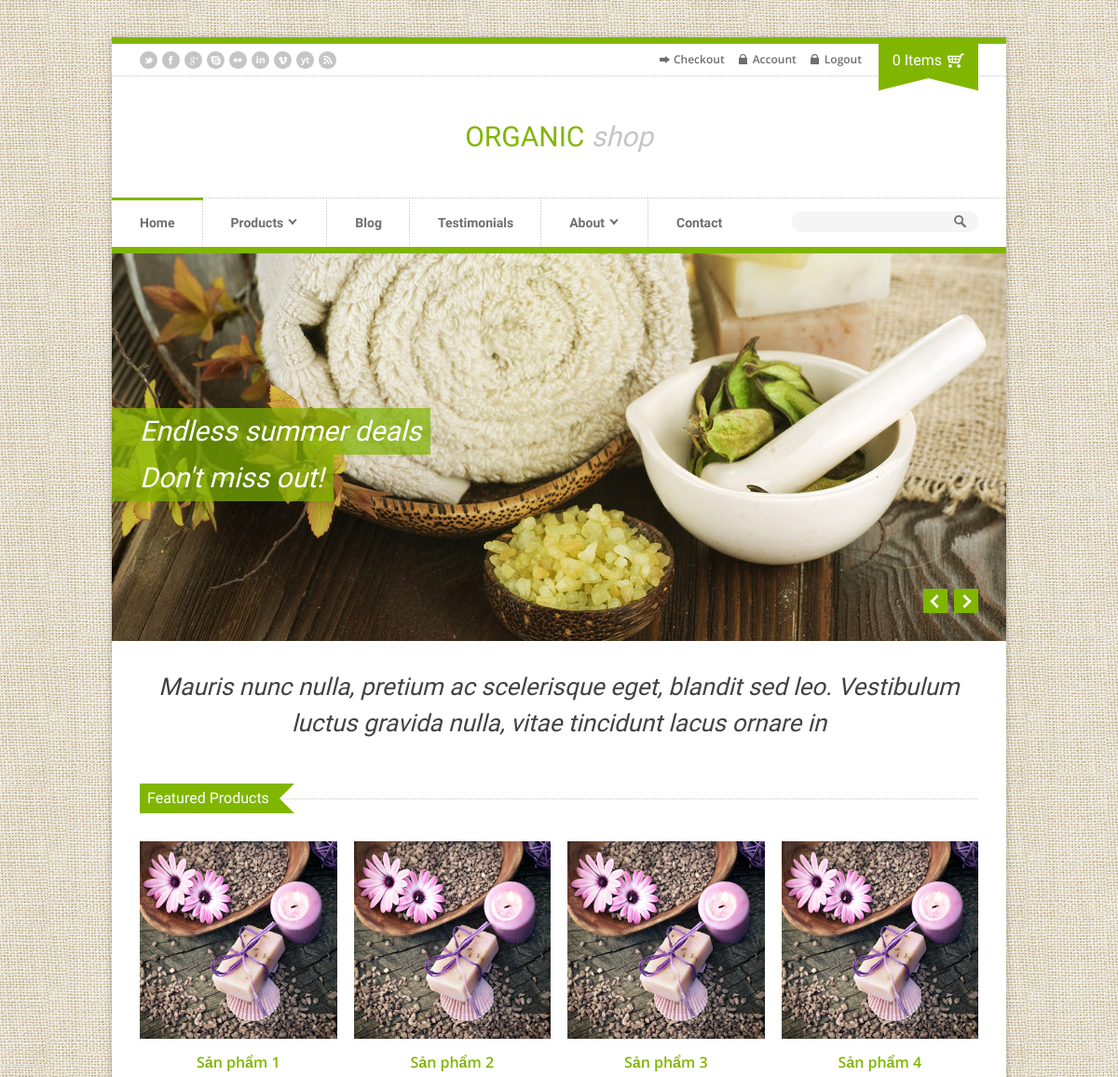
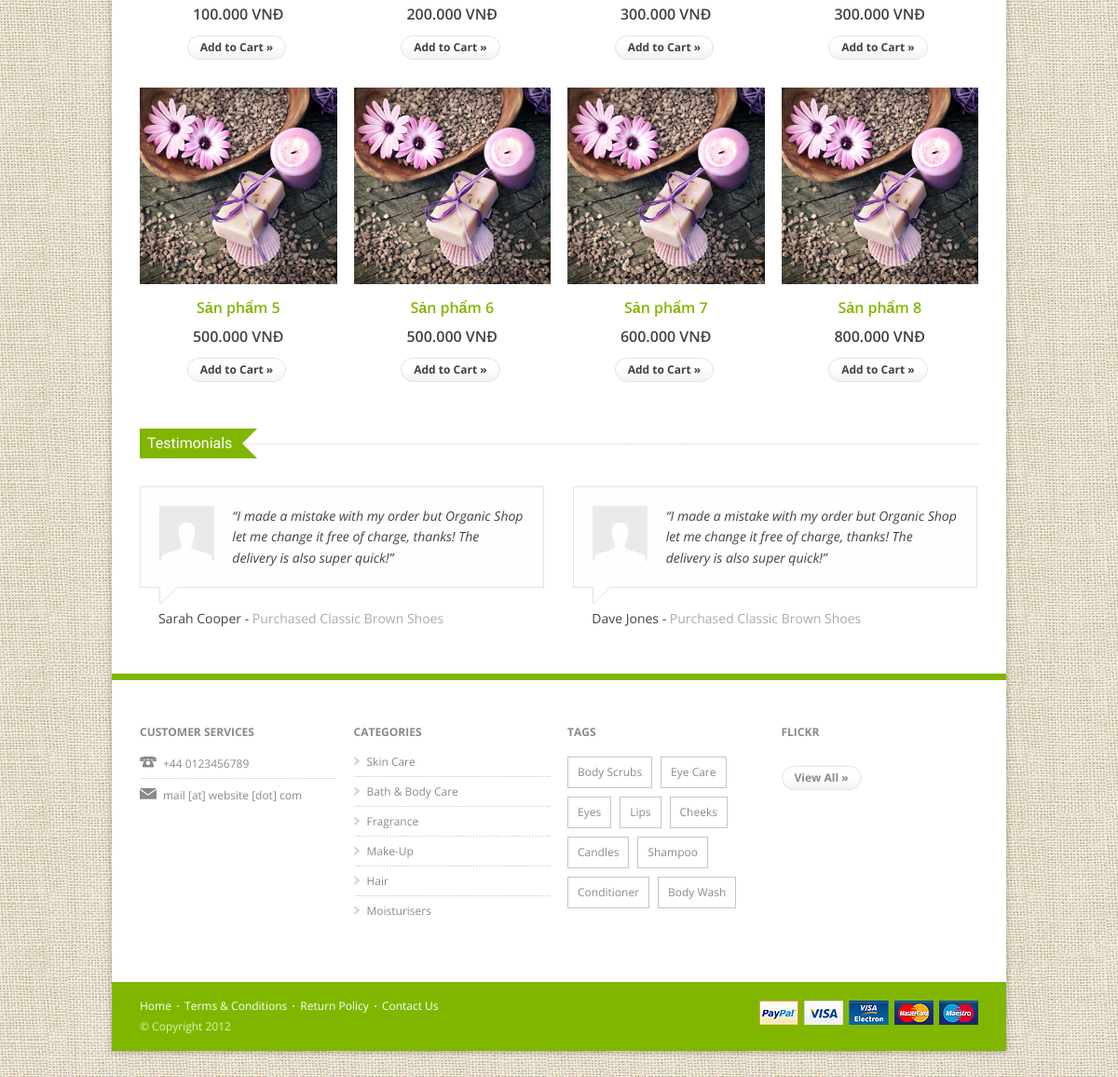
The page / (signed in) on the database its author committed (2 pictures, top to bottom).
### tables this page shows
CREATE TABLE IF NOT EXISTS `products` (
  `prod_id` int(10) NOT NULL AUTO_INCREMENT,
  `prod_name` varchar(50) NOT NULL,
  `prod_cateid` int(10) NOT NULL,
  `prod_description` text NOT NULL,
  `prod_images` text NOT NULL,
  `prod_price` varchar(20) NOT NULL,
  `prod_features` text NOT NULL,
  `prod_specs` text NOT NULL,
  `prod_delivery` text NOT NULL,
  PRIMARY KEY (`prod_id`)
);

### libraries/mysql/query.php (called while the page is built, shortened)
<?php
    function selects($sql)
    {
        global $db;
        $obj = $db->prepare($sql);
        $obj -> execute();
        $obj = $obj -> fetchAll(PDO::FETCH_OBJ);
        return $obj;
    }

### modules/products/models/model.php (called while the page is built, shortened)
<?php
    function get_all_products()
    {
        return selects("SELECT * FROM `products`");
    }

### config.php (called while the page is built, shortened)
<?php
    $currency = "VNĐ";

### modules/index/views/index.php (the view)
<?php require 'templates/header.php' ?>
		<?php require 'templates/slider.php' ?>
		<?php require 'templates/intro.php' ?>
		<div class="section-mini2">
			<div class="tag-title-wrap clearfix">
				<h4 class="tag-title">Featured Products</h4>
			</div>
			<ul class="columns-4 clearfix">
                <?php foreach(get_all_products() as $obj){ $link_detail = '?module=products&action=detail&id='.$obj->prod_id; ?>
				<li class="col4">
					<a href="<?php echo $link_detail ?>"><img src="<?php $obj->prod_images = explode('|',$obj->prod_images);echo $obj->prod_images[0] ?>" alt="" class="full-image product-image" /></a>
					<p class="product-title"><a href="<?php echo $link_detail ?>"><?php echo $obj->prod_name ?></a></p>
					<p class="product-price"><?php echo number_format($obj->prod_price,0,',','.').' '.$currency ?></p>
					<p class="product-button clearfix"><a href="?module=cart&action=add&id=<?php echo $obj->prod_id; ?>" class="button2">Add to Cart &raquo;</a></p>
				</li>
                <?php } ?>
			</ul>
		</div>
		<?php require 'templates/testimonials.php' ?>
<?php require 'templates/footer.php' ?>

### templates/asset/style.css (style rules this page uses)
html, body, div, span, applet, object, iframe, h1, h2, h3, h4, h5, h6, p, blockquote, pre, a, abbr, acronym, address, big, cite, code, del, dfn, em, img, ins, kbd, q, s, samp, small, strike, sub, sup, tt, var, b, u, i, center, dl, dt, dd, ol, ul, li, fieldset, form, label, legend, table, caption, tbody, tfoot, thead, tr, th, td, article, aside, canvas, details, embed, figure, figcaption, footer, header, hgroup, menu, nav, output, ruby, section, summary, time, mark, audio, video { margin: 0; padding: 0; border: 0; font-size: 100%; font: inherit; vertical-align: baseline; }
body { line-height: 1; }
ol, ul { list-style: none; }
.clearfix { zoom: 1; }
.clearfix:before, .clearfix:after { content: ""; display: table; }
.clearfix:after { clear: both; }
body { background: url(images/bg.jpg) fixed; font-family: 'Open Sans', sans-serif; color: #424242; }
a { text-decoration: none; -webkit-transition: all 0.3s ease-in-out; -moz-transition: all 0.3s ease-in-out; -o-transition: all 0.3s ease-in-out; -ms-transition: all 0.3s ease-in-out; transition: all 0.3s ease-in-out; }
.section-mini2 { padding: 0 30px 20px 30px; }
h1, h2, h3, h4, h5, h6 { font-family: 'Cardo', serif; }
h4 { font-size: 16px; margin: 0 0 15px 0; }
p { font-size: 14px; }
.tag-title-wrap { background: url(images/darkdots.png) #fff repeat-x center; margin: 0 0 30px 0; }
.tag-title { font-size: 16px; color: #fff; float: left; text-transform: capitalize; padding: 8px 10px 8px 8px; position: relative; z-index: 100; margin: 0; line-height: 100%; }
.tag-title:before { content: ''; position: absolute; width: 1px; height: 0px; right: -17px; top: 0px; border-width: 16px 16px; border-style: solid; z-index: 10; }
.product-title, .product-price { text-align: center; font-weight: 600; }
.product-title, .product-price { font-size: 16px; }
.product-image, .product-title, .product-price { margin: 0 0 15px 0; }
.product-button { width: 110px; margin: 0 auto 30px auto !important; }
.button2 { font-size: 12px; font-weight: bold; color: #424242; padding: 6px 13px 6px 13px; line-height: 1 !important; background: url(images/btn-bg1.png) #fff repeat-x center bottom; border: 1px solid; border-radius: 30px; float: left; text-decoration: none; border-color: #e3e3e3; }
.columns-4 { margin: 0 !important; }
.columns-4 li.col4 { float: left; width: 23.5%; margin: 0 2% 0 0; list-style: none; border: none; }
.columns-4 li.col4:nth-child(4n) { margin: 0; }
.columns-4 li.col4 .full-image { width: 100%; }

### templates/asset/css/colours/green.css (style rules this page uses)
a, a:hover,.topbar-right ul li a:hover, .accordion h4.ui-state-active, .toggle .active, .widget .latest-posts-list li a { color: #80b600; }
.plus, .minus, .button1, .blog-title .comment-count, .blog-title-single .comment-count, #footer-bottom, .tag-title { background: #80b600; }
.tag-title:before { border-color: #80b600 transparent #80b600 transparent; }

### rows shown on the page
products: prod_name "Sản phẩm 1", prod_price "100.000"
products: prod_name "Sản phẩm 2", prod_price "200.000"
products: prod_name "Sản phẩm 3", prod_price "300.000"
products: prod_name "Sản phẩm 4", prod_price "300.000"
products: prod_name "Sản phẩm 5", prod_price "500.000"
products: prod_name "Sản phẩm 6", prod_price "500.000"
products: prod_name "Sản phẩm 7", prod_price "600.000"
products: prod_name "Sản phẩm 8", prod_price "800.000"

### other values the page prints
$count_cart "0"
